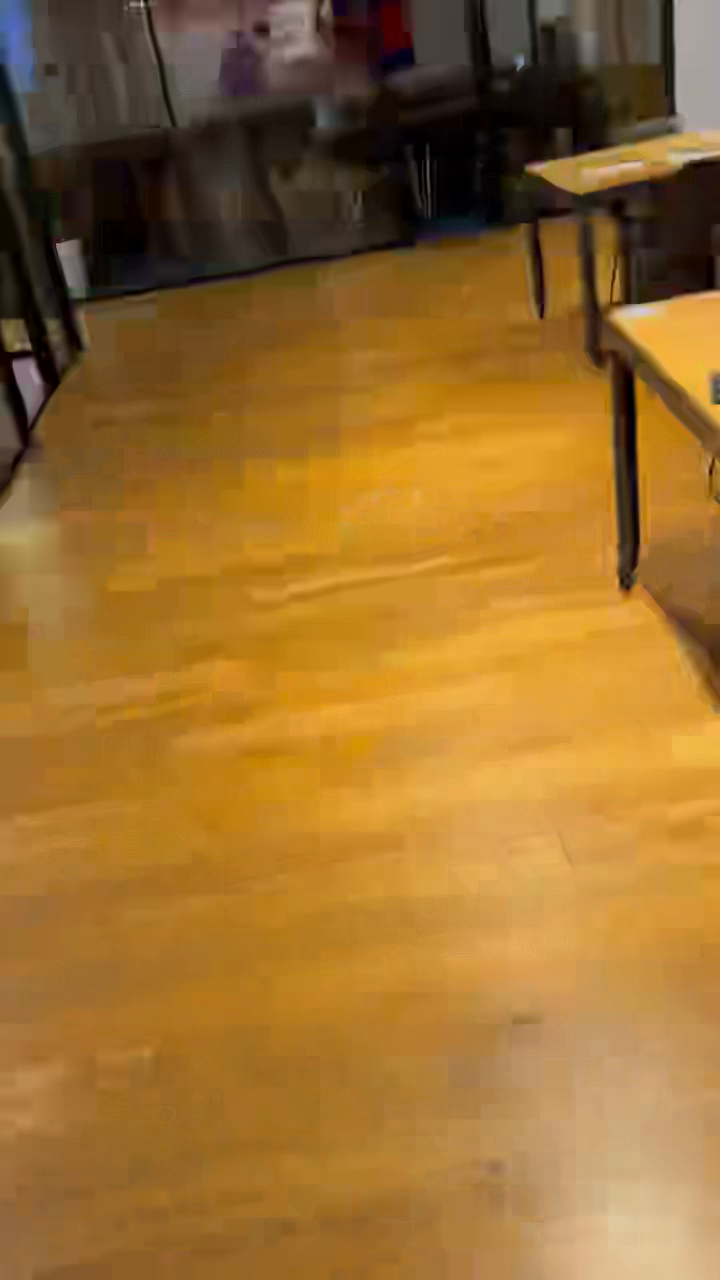
#> input picture frame 119 of test_video.mp4, 720 x 1280 px, given in place of the camera
$ python face_recognition.py
#> lines starting #> are read from the running program, lines starting #| are printed output that depends on the picture
#!/usr/bin/env python3
# -*- coding: utf-8 -*-
"""
人脸识别模块
识别熟人和身份提示
"""

import cv2
import numpy as np
import argparse
import os
import pickle
from datetime import datetime

class FaceRecognizer:
    def __init__(self, db_path='faces_db/', notify=True, speech_notify=True):
#> in run_recognition, frame is the input picture: shape (1280, 720, 3); mean B, G, R 46.8, 109.4, 153.7
        self.db_path = db_path
        self.notify = notify
        self.speech_notify = speech_notify
        self.face_cascade = cv2.CascadeClassifier(cv2.data.haarcascades + "haarcascade_frontalface_default.xml")
        self.recognizer = cv2.face.LBPHFaceRecognizer_create()
        self.face_database = {}

        # 创建数据库目录
        if not os.path.exists(self.db_path):
            os.makedirs(self.db_path)

        self.load_database()

    def load_database(self):
        """加载人脸数据库"""
        try:
            if os.path.exists(os.path.join(self.db_path, 'faces.pkl')):
                with open(os.path.join(self.db_path, 'faces.pkl'), 'rb') as f:
                    self.face_database = pickle.load(f)
                print(f"✅ 加载了 {len(self.face_database)} 个已知人脸")
            else:
                print("📁 人脸数据库为空")
        except Exception as e:
            print(f"❌ 加载数据库失败: {e}")

    def save_database(self):
        """保存人脸数据库"""
        try:
            with open(os.path.join(self.db_path, 'faces.pkl'), 'wb') as f:
                pickle.dump(self.face_database, f)
            print("✅ 人脸数据库已保存")
        except Exception as e:
            print(f"❌ 保存数据库失败: {e}")

    def detect_faces(self, frame):
        """检测人脸"""
        gray = cv2.cvtColor(frame, cv2.COLOR_BGR2GRAY)
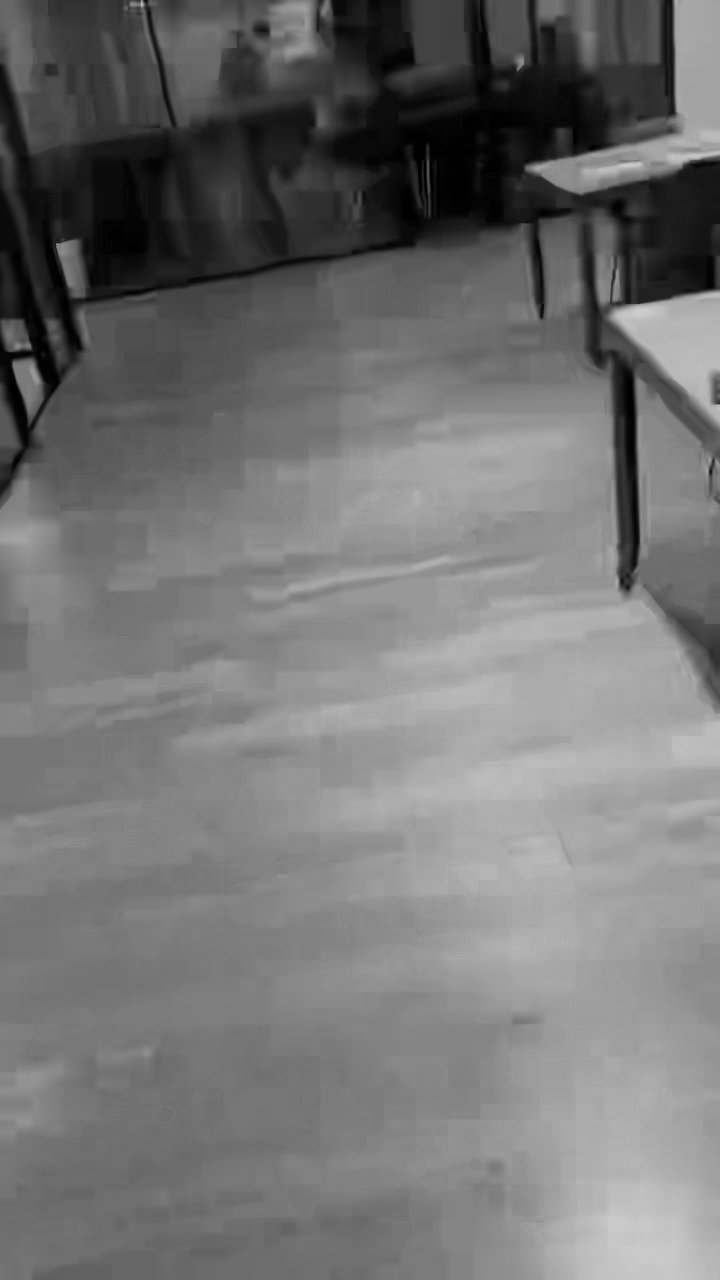
#> gray: shape (1280, 720); min 0, max 207, mean 115.5
        faces = self.face_cascade.detectMultiScale(gray, 1.3, 5)
#> faces = ()

        results = []
        for (x, y, w, h) in faces:
            face_roi = gray[y:y+h, x:x+w]

            # 简单的相似度检测（实际应用中需要更复杂的算法）
            identity = self.recognize_face(face_roi)

            results.append({
                'bbox': (x, y, w, h),
                'identity': identity,
                'confidence': 0.8  # 简化版本
            })
#> this loop made 0 passes
#> after the loop, results = []

        return results

    def recognize_face(self, face_roi):
        """识别人脸身份"""
        # 这里是简化版本，实际应用需要训练好的模型
        # 返回 "Unknown" 或已知身份
        return "Unknown"

    def run_recognition(self):
        print("👤 人脸识别模式启动")
        print(f"📁 数据库路径: {self.db_path}")
        print(f"🔔 通知: {'开启' if self.notify else '关闭'}")
        print(f"🔊 语音通知: {'开启' if self.speech_notify else '关闭'}")

        cap = cv2.VideoCapture(0)
        last_recognition_time = 0

        while True:
            ret, frame = cap.read()
            if not ret:
                break

            # 检测人脸
            faces = self.detect_faces(frame)
#> faces = []

            # 绘制检测结果
            for face in faces:
                x, y, w, h = face['bbox']
                identity = face['identity']
                confidence = face['confidence']

                # 绘制边界框
                color = (0, 255, 0) if identity != "Unknown" else (0, 0, 255)
                cv2.rectangle(frame, (x, y), (x+w, y+h), color, 2)

                # 绘制标签
                label = f"{identity}: {confidence:.2f}"
                cv2.putText(frame, label, (x, y-10), cv2.FONT_HERSHEY_SIMPLEX, 0.6, color, 2)

                # 通知逻辑
                current_time = time.time()
                if identity != "Unknown" and current_time - last_recognition_time > 5:
                    if self.notify:
                        print(f"👋 识别到: {identity}")
                    last_recognition_time = current_time
#> after the loop, last_recognition_time = 0

            # 显示信息
            cv2.putText(frame, f"Face Recognition - Detected: {len(faces)}",
                       (10, 30), cv2.FONT_HERSHEY_SIMPLEX, 0.7, (0, 255, 0), 2)
            cv2.putText(frame, "Press 'q' to quit",
                       (10, 60), cv2.FONT_HERSHEY_SIMPLEX, 0.7, (255, 255, 255), 2)
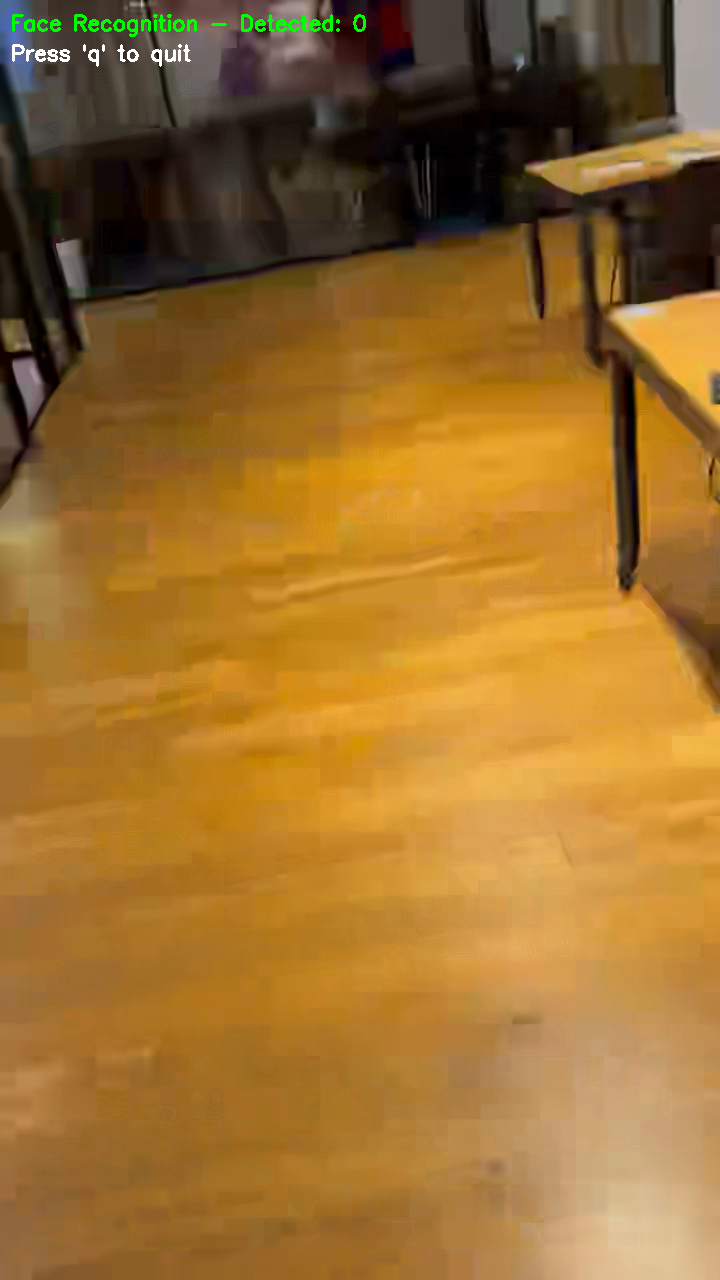
#> frame: shape (1280, 720, 3); mean B, G, R 46.8, 110.1, 153.7

            cv2.imshow("👤 Luna Face Recognition", frame)

            if cv2.waitKey(1) & 0xFF == ord('q'):
#> (key q is pressed here)
                break

        cap.release()
        cv2.destroyAllWindows()
        self.save_database()

def main():
    parser = argparse.ArgumentParser(description='Luna 人脸识别工具')
    parser.add_argument('--db', type=str, default='faces_db/', help='人脸数据库路径')
    parser.add_argument('--notify', type=str, default='yes', help='是否启用通知')
    parser.add_argument('--speech_notify', type=str, default='yes', help='是否启用语音通知')

    args = parser.parse_args()

    notify = args.notify.lower() == 'yes'
    speech_notify = args.speech_notify.lower() == 'yes'

    recognizer = FaceRecognizer(args.db, notify, speech_notify)
    recognizer.run_recognition()

if __name__ == "__main__":
    main()

$ run again, starting later in the video
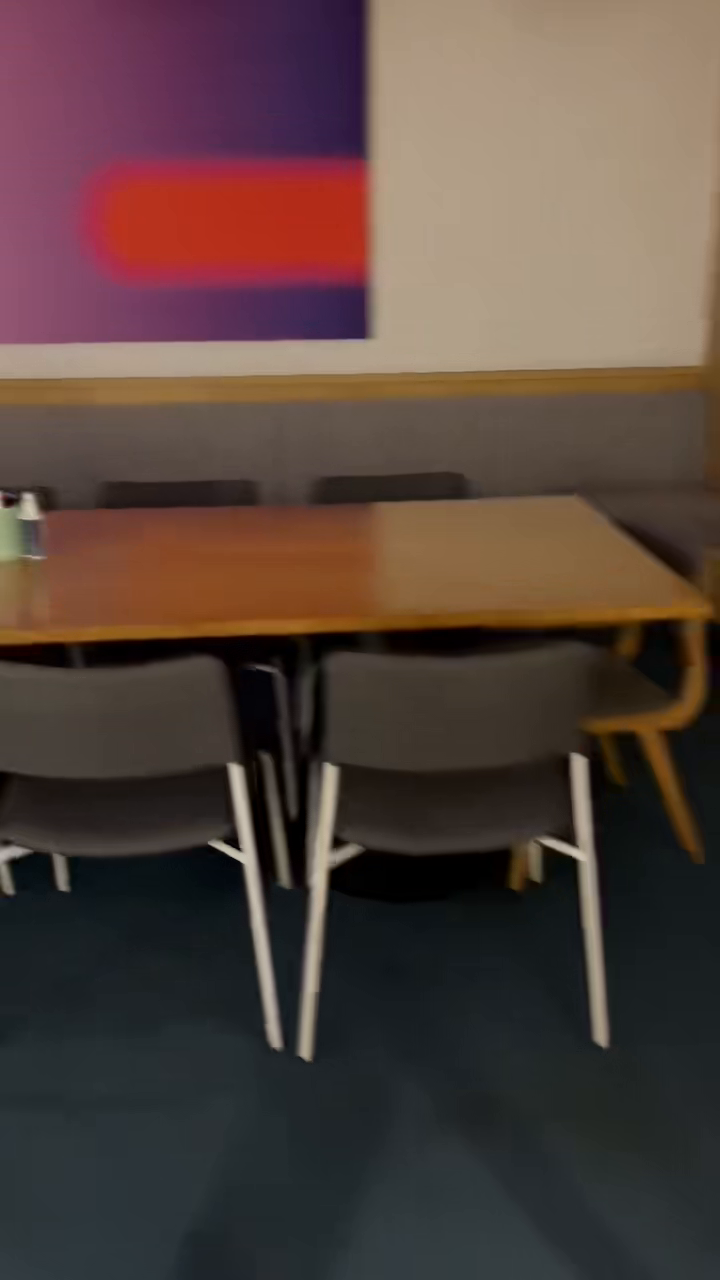
#> input picture frame 538 of test_video.mp4, 720 x 1280 px, given in place of the camera
#> in run_recognition, frame is the input picture: shape (1280, 720, 3); mean B, G, R 61.4, 67.4, 85.6
#> in detect_faces, `gray = cv2.cvtColor(frame, cv2.COLOR_BGR2GRAY)`:
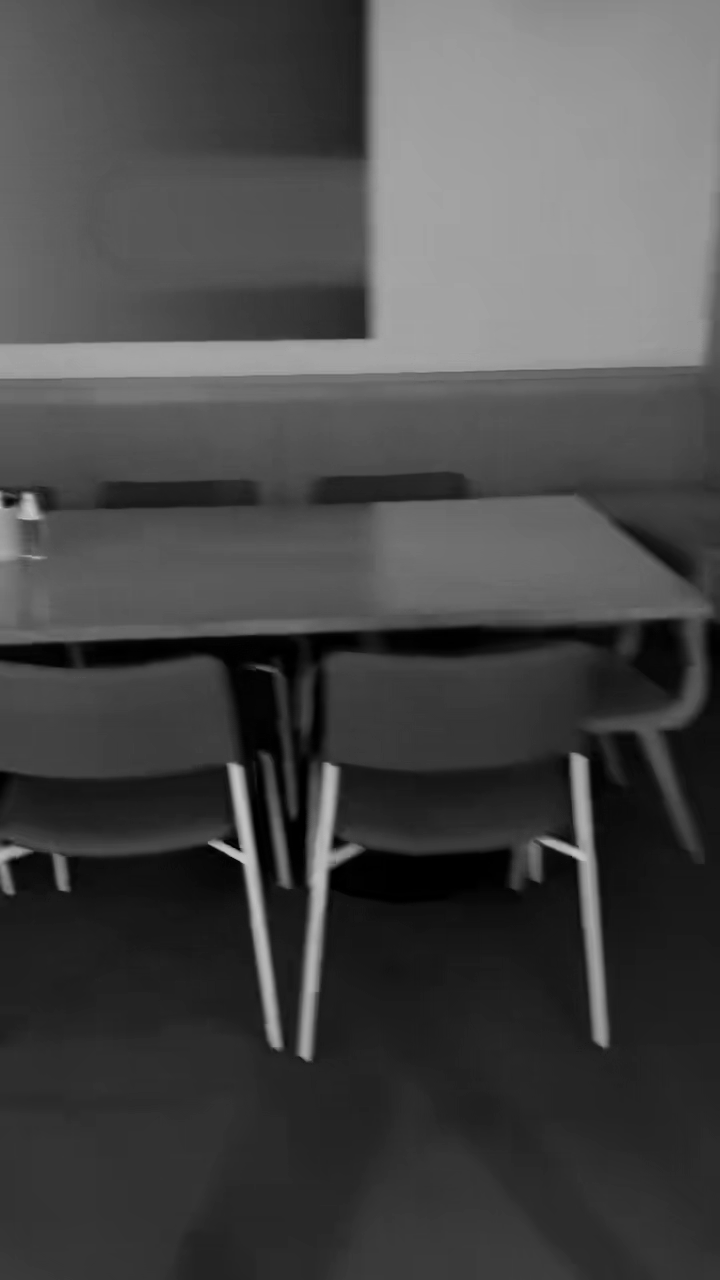
#> gray: shape (1280, 720); min 0, max 199, mean 72.2
#> in detect_faces, `faces = self.face_cascade.detectMultiScale(gray, 1.3, 5)`: faces = ()
#> after the loop in detect_faces, `for (x, y, w, h) in faces:`: results = []
#> after the loop in run_recognition, `for face in faces:`: last_recognition_time = 0
#> in run_recognition, `cv2.putText(frame, "Press 'q' to quit", (10, 60), cv2.FONT_HERSHEY_SIM..`:
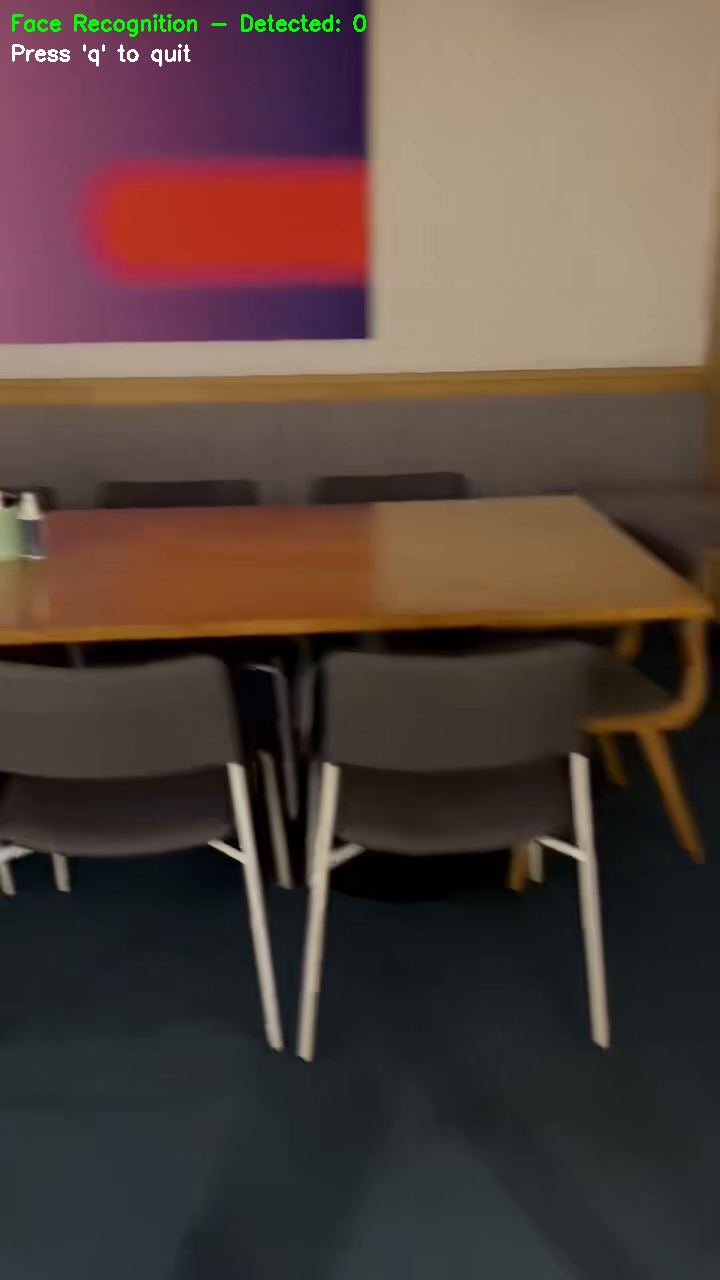
#> frame: shape (1280, 720, 3); mean B, G, R 61.4, 68.1, 85.5

$ run again, starting later in the video
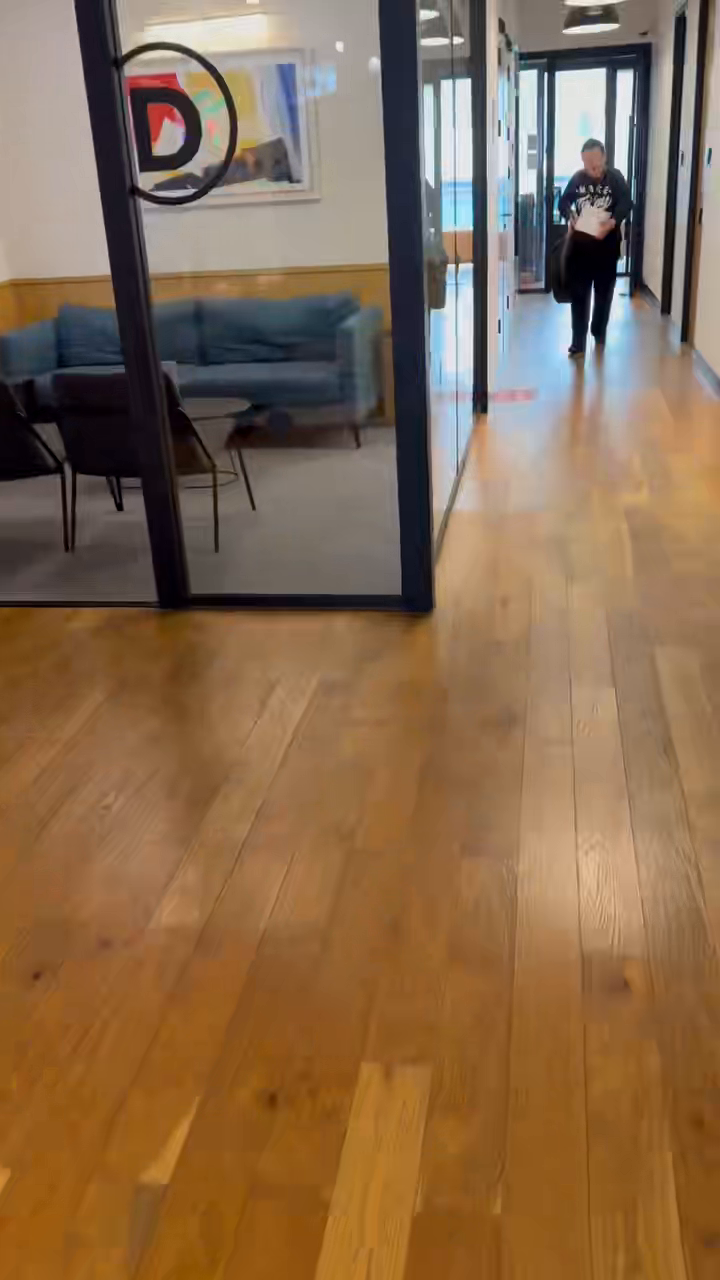
#> input picture frame 957 of test_video.mp4, 720 x 1280 px, given in place of the camera
#> in run_recognition, frame is the input picture: shape (1280, 720, 3); mean B, G, R 78.1, 106.3, 135.3
#> in detect_faces, `gray = cv2.cvtColor(frame, cv2.COLOR_BGR2GRAY)`:
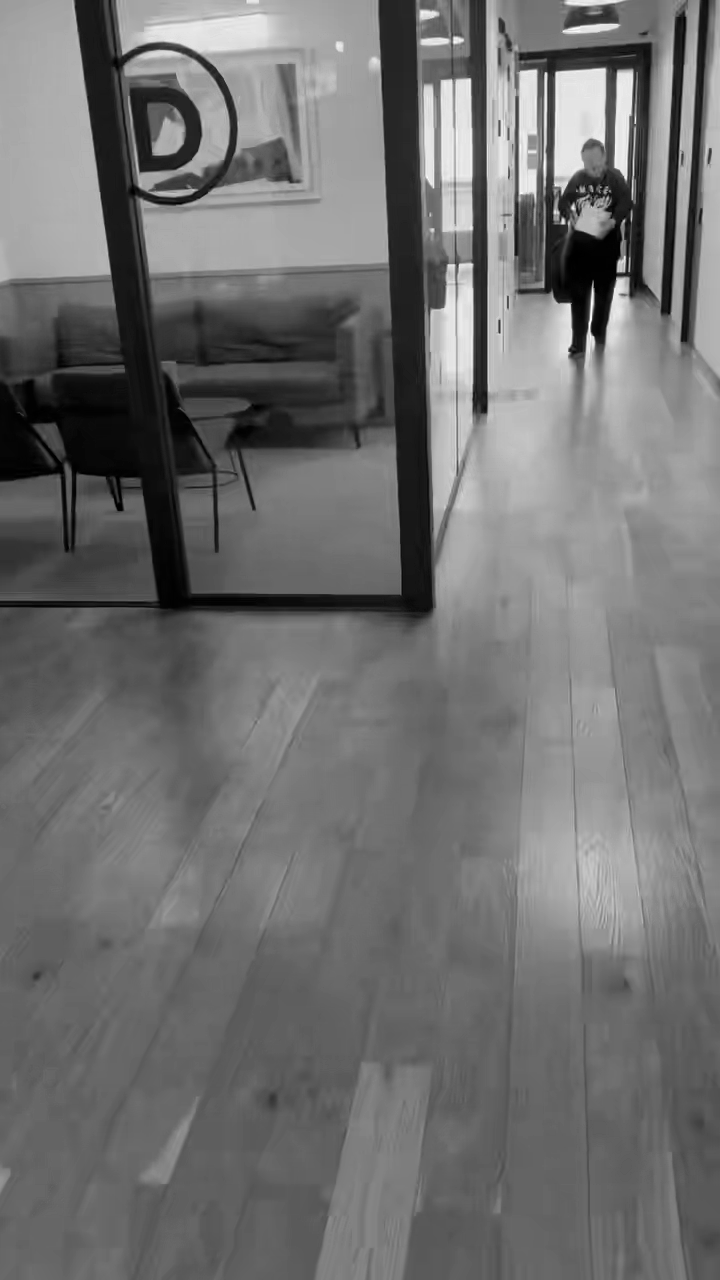
#> gray: shape (1280, 720); min 0, max 254, mean 111.8
#> in detect_faces, `faces = self.face_cascade.detectMultiScale(gray, 1.3, 5)`: faces = ()
#> after the loop in detect_faces, `for (x, y, w, h) in faces:`: results = []
#> after the loop in run_recognition, `for face in faces:`: last_recognition_time = 0
#> in run_recognition, `cv2.putText(frame, "Press 'q' to quit", (10, 60), cv2.FONT_HERSHEY_SIM..`:
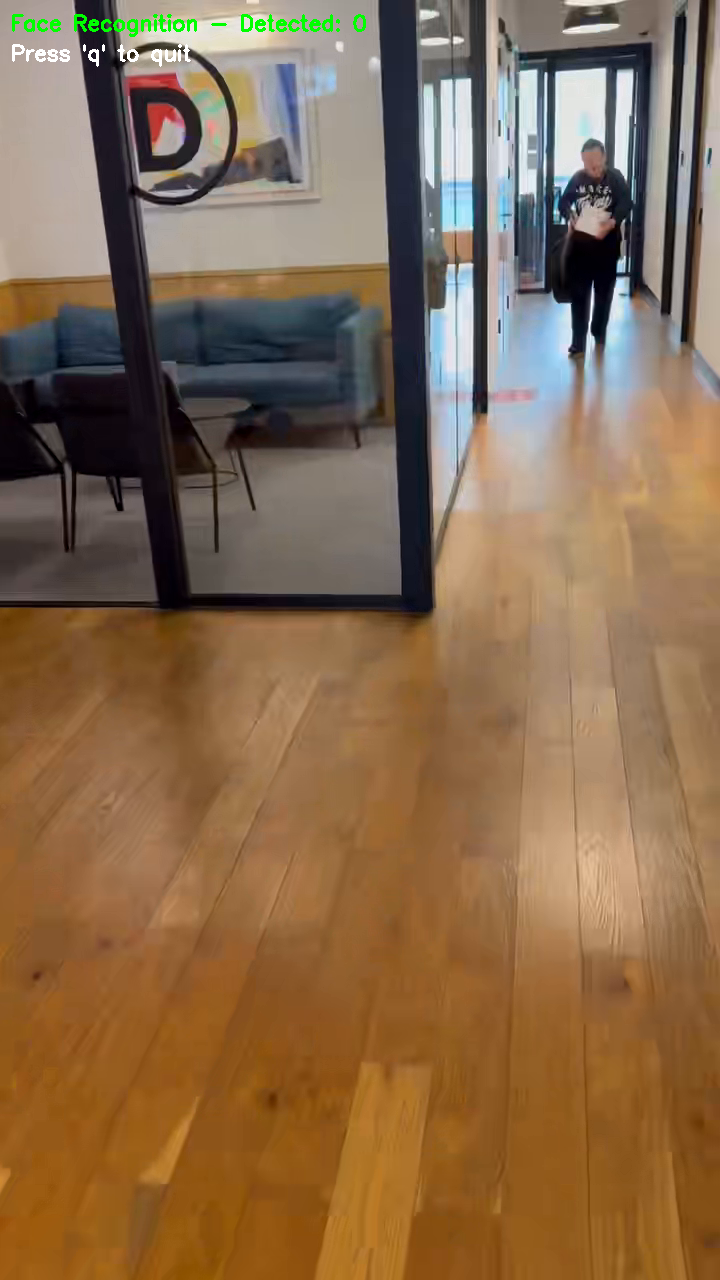
#> frame: shape (1280, 720, 3); mean B, G, R 77.9, 106.7, 135
